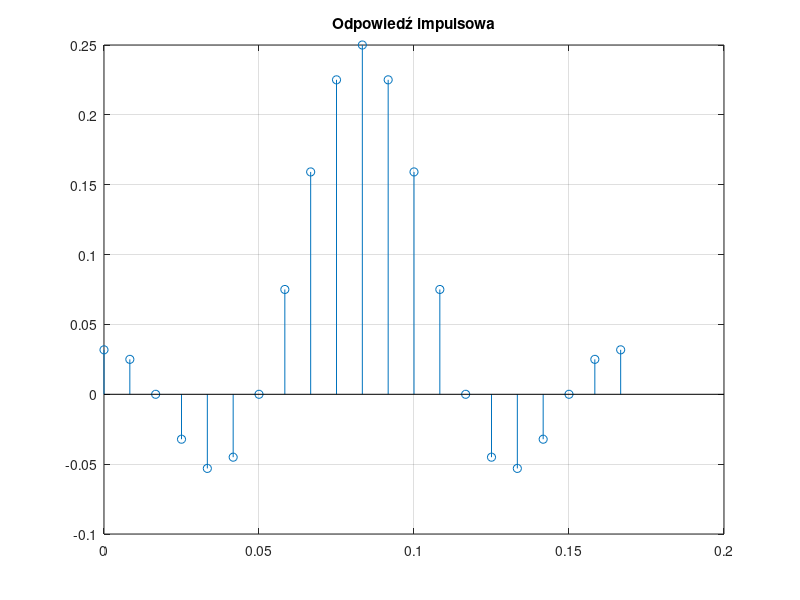
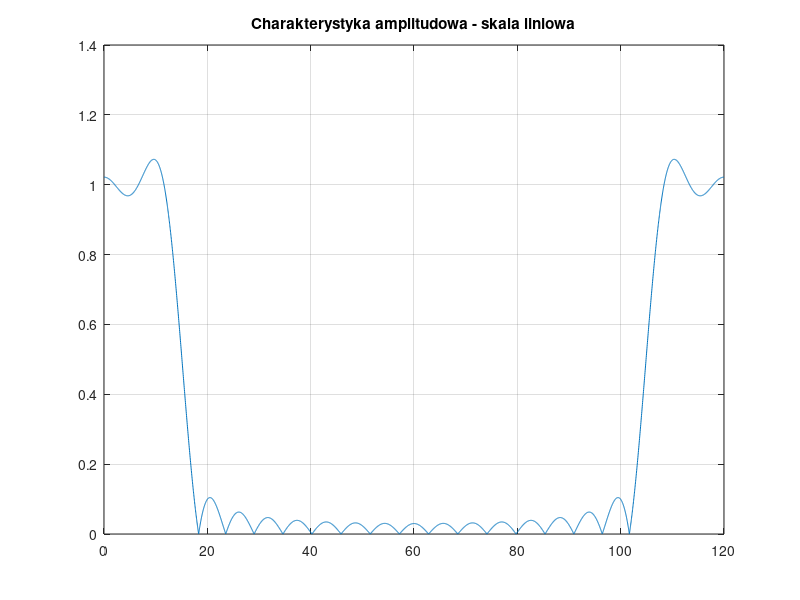
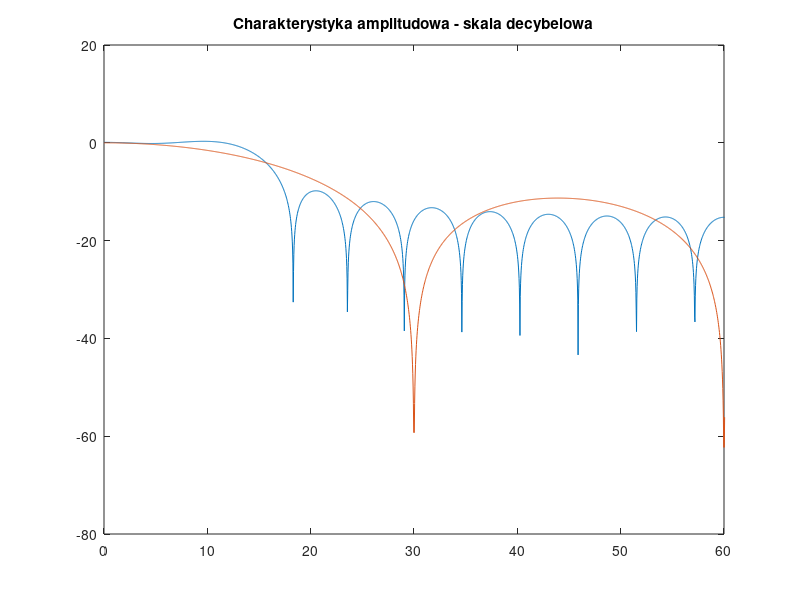

Reproduce these figures in MATLAB, in order. (Note: this script raises an error after producing the figures.)
% Generacja sygnałów cyfrowych - cz.2

clear; close all;

%% Dane przykładowe
Rs=30;      %prędkość symbolowa
fp=120;      %próbkowanie
N_fft=4096; %rozmiar FFT
M=5;      %ilość odstępów międzysymbolowych
A=0.2; %współczynnik przekroczenia pasma




%% a) 	

% określenie dziedziny czasu
t=0:1/fp:M/Rs;

% wyznaczenie współczynników filtru
h_sinc=Rs/fp*sinc(Rs*(t-M/(2*Rs)));

% wyświetlenie odpowiedzi impulsowej w dziedzinie czasu
figure(1)
stem(t,h_sinc)
grid;
title('Odpowiedź impulsowa')

% określenie dziedziny częstotliwości
f=0:fp/N_fft:fp-1/N_fft;

%wyznaczenie charakterystyki częstotliwościowej
H_sinc=fft(h_sinc,N_fft);
abs_H_sinc=abs(H_sinc);

% wyświetlenie ch-ki amplitudowej - skala liniowa
figure(2)
plot(f,abs_H_sinc);
grid
title('Charakterystyka amplitudowa - skala liniowa')

%%%%%%%%%%%%%%%%%%%%%%%%%%%%%
%
%   UZUPEŁNIĆ O DECYBELOWĄ
%   
fdB=10*log10(f);
abs_H_sincdB = 10*log10(abs_H_sinc);
figure(3)
plot(f,abs_H_sincdB);
xlim ([0,fp/2]);
grid
title('Charakterystyka amplitudowa - skala logarytmiczna')
%%%%%%%%%%%%%%%%%%%%%%%%%%%%%


%% b)


%odpowiedź impulsowa dla NRZ
h_nrz=ones(1,fp/Rs)/(fp/Rs);

%%%%%%%%%%%%%%%%%%%%%%%
%
%  UZUPEŁNIĆ
H_nrz=fft(h_nrz, N_fft);
abs_H_nrz= abs(H_nrz);
H_nrzdB= 20*log10(abs_H_nrz);
figure (3)
hold on
plot(f, H_nrzdB);
hold off
xlim ([0,fp/2]);
grid
title('Charakterystyka amplitudowa - skala decybelowa')
%%%%%%%%%%%%%%%%%%%%%%%%%%%%


%% c)

%%%%%%%%%%%%%%%%%%%%%%%%%%%%%%%%
%
%  UZUPEŁNIĆ DLA POZOSTAŁYCH ALPHA
%
%%%%%%%%%%%%%%%%%%%%%%%%%%%%%%%

sps=fp/Rs;
span=M;
shape='normal';

%wyznaczenie współczynników filtru podniesionego cosinusa
H_RC_02 = rcosdesign(0.2,span,sps,'normal');
H_RC_05 = rcosdesign(0.5,span,sps,'normal');
H_RC_30 = rcosdesign(1,span,sps,'normal');



% wyświetlenie odpowiedzi impulsowej
figure(4)
plot(t,H_RC_02,t,H_RC_05,t,H_RC_30);

% wyznaczenie charakterystyk amplitudowych

H_RC_02=fft(H_RC_02,N_fft);
abs_H_RC_02 = abs(H_RC_02);
H_RC_05=fft(H_RC_05,N_fft);
abs_H_RC_05 = abs(H_RC_05);
H_RC_30=fft(H_RC_30,N_fft);
abs_H_RC_30 = abs(H_RC_30);

%wyświetlenie charakterystyk amplitudowych - skala liniowa i decybelowa
figure(5)
plot(f,abs_H_RC_02,f,abs_H_RC_05,f,abs_H_RC_30);
%xlim([0 4*Rs])
xlim ([0 fp/2]);
title("charakterystyka amplitudowa w skali liniowej")
figure(6)
plot(f,20*log10(abs_H_RC_02), f, 20*log10(abs_H_RC_05), f, 20*log10(abs_H_RC_30));
%xlim([0 4*Rs])
xlim ([0 fp/2]);
title("charakterystyka amplitudowa w skali logarytmicznej")


%% d) 
h_RC = rcosdesign(A,span,sps,'normal');
h_sqrt = rcosdesign(A,span,sps,'sqrt');

%%%%%%%%%%%%%%%%%%%%%%%%%%%%%%%%
%
% UZUPEŁNIĆ WYSWIETLANIE
%
%%%%%%%%%%%%%%%%%%%%%%%%%%%%%%%%
